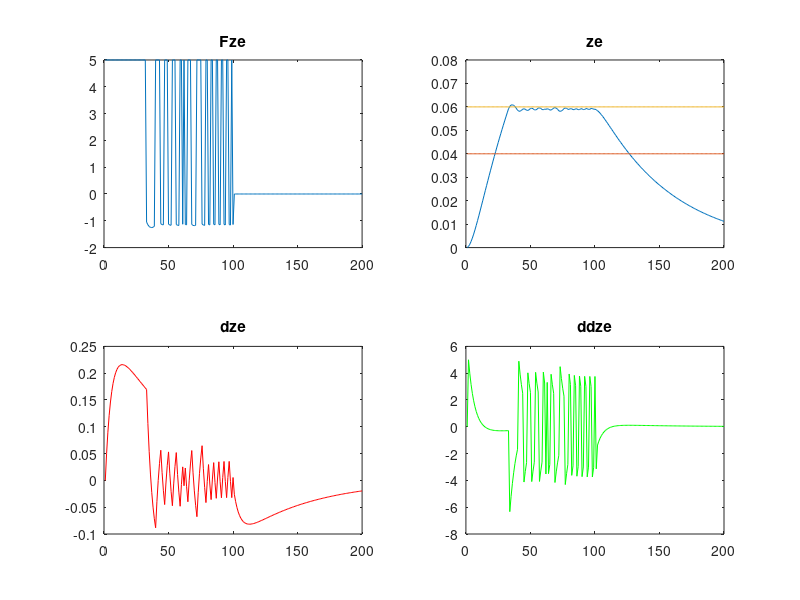

Write MATLAB code to recreate this figure.
clear all;

% M 质量， B 阻尼， K 刚度
M=1;  B=20;  K=32;

x = linspace(0,2*pi,100);
y = sin(x);

% for simple test
b=5*ones(100,1);
% for sin test
%b=5*y';

a=zeros(100,2);   c=zeros(100,3); d=zeros(100,6);
Fe=[a,b,c;d];     %产生的100行6列的矩阵,且只在前半段时间z轴方向有向下的力，后50行无力，后期得改为六维力的数据
Fxe=Fe(:,1);Fye=Fe(:,2);Fze=Fe(:,3);Txe=Fe(:,4);Tye=Fe(:,5);Tze=Fe(:,6);
Fd = zeros(200,1);

dt=0.01 ;  %时间间隔0.01

ze(1)=0;  dze(1)=0;  ddze(1)=0; 
Tze(1)=0;  dTze(1)=0;  ddTze(1)=0; 

for i=1:199
    %x = [(Fze(i+1) - Fd(i+1))];
    %y = -B*dze(i)-K*ze(i);
    %ddze(i+1)=x-y;
    ddze(i+1) = Fze(i)-B*dze(i)-K*ze(i);
    dze(i+1)=dt*ddze(i+1)+dze(i);
    ze(i+1)=dt*dze(i+1)+ze(i);

    % for sin
    if abs(ze(i+1)-0.04) <0.001
    %    Fze(i+1) = -3000 * abs(0.04-ze(i));
    end

    % for simple test
    if abs(ze(i+1) - 0.06) < 0.001
        Fze(i+1) = -60 * abs(0.04-ze(i));
    end
end

line_x = 0.04*ones(200,1);
line_y = linspace(0,200,200);
line_x2 = 0.06*ones(200,1);
%hold on;
figure(4);
subplot(2,2,1);
plot(Fze);
title("Fze");
subplot(2,2,2);
plot(ze);
hold on
% for sinx
plot(line_x(:,1));
plot(line_x2(:,1)');
title("ze");
subplot(2,2,3);
plot(dze,"r");
title("dze");
subplot(2,2,4);
plot(ddze,"g");
title("ddze");